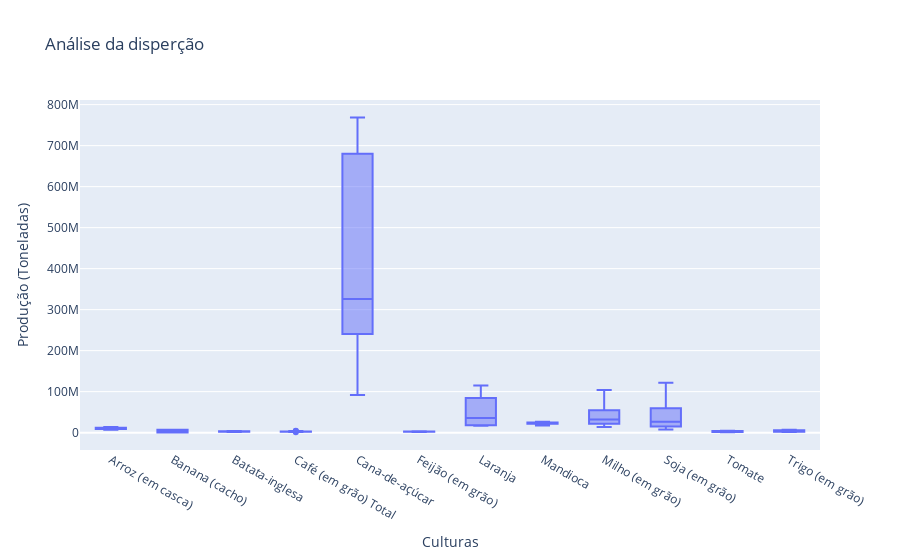

Notebook code for this chart:
### Markdown cell above
#### Boxplots

### Code cell
px.box(producao, title = 'Análise da disperção', labels = {'value': 'Produção (Toneladas)', 'variable' : 'Culturas'} )

### Figure 1 — Plotly figure (JSON) as saved in the notebook; plotly's stock layout.template omitted (floating-point values rounded to 4 significant figures; data arrays with more than 128 entries replaced by an {"elided": "..."} marker saying what was removed)
{"data": [{"alignmentgroup": "True", "hovertemplate": "Culturas=%{x}<br>Produção (Toneladas)=%{y}<extra></extra>", "legendgroup": "", "marker": {"color": "#636efa"}, "name": "", "notched": false, "offsetgroup": "", "orientation": "v", "showlegend": false, "type": "box", "x": {"elided": "564 str values"}, "x0": " ", "xaxis": "x", "y": {"elided": "564 int values"}, "y0": " ", "yaxis": "y"}], "layout": {"boxmode": "group", "legend": {"tracegroupgap": 0}, "title": {"text": "Análise da disperção"}, "xaxis": {"anchor": "y", "domain": [0, 1], "title": {"text": "Culturas"}}, "yaxis": {"anchor": "x", "domain": [0, 1], "title": {"text": "Produção (Toneladas)"}}}}
